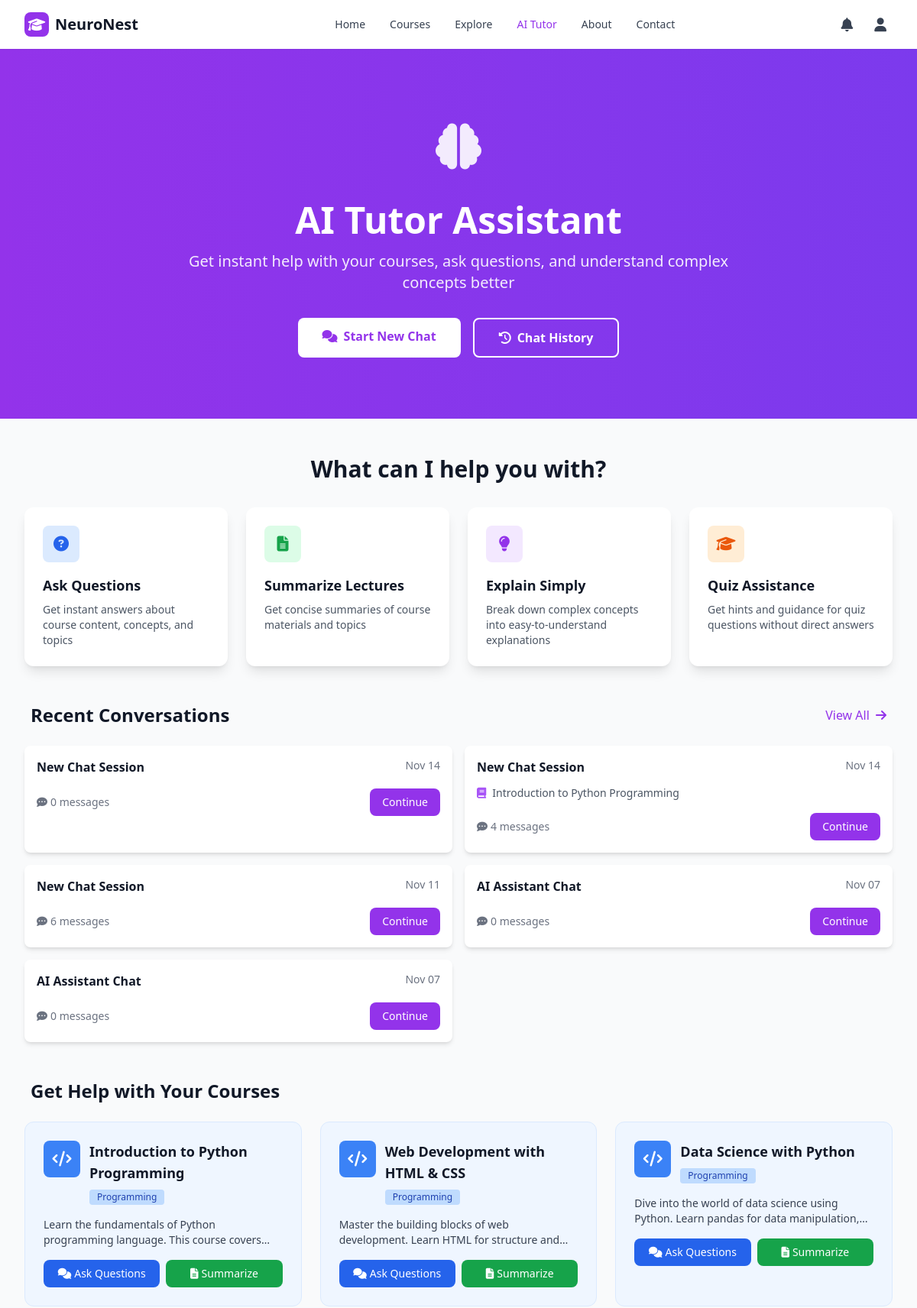
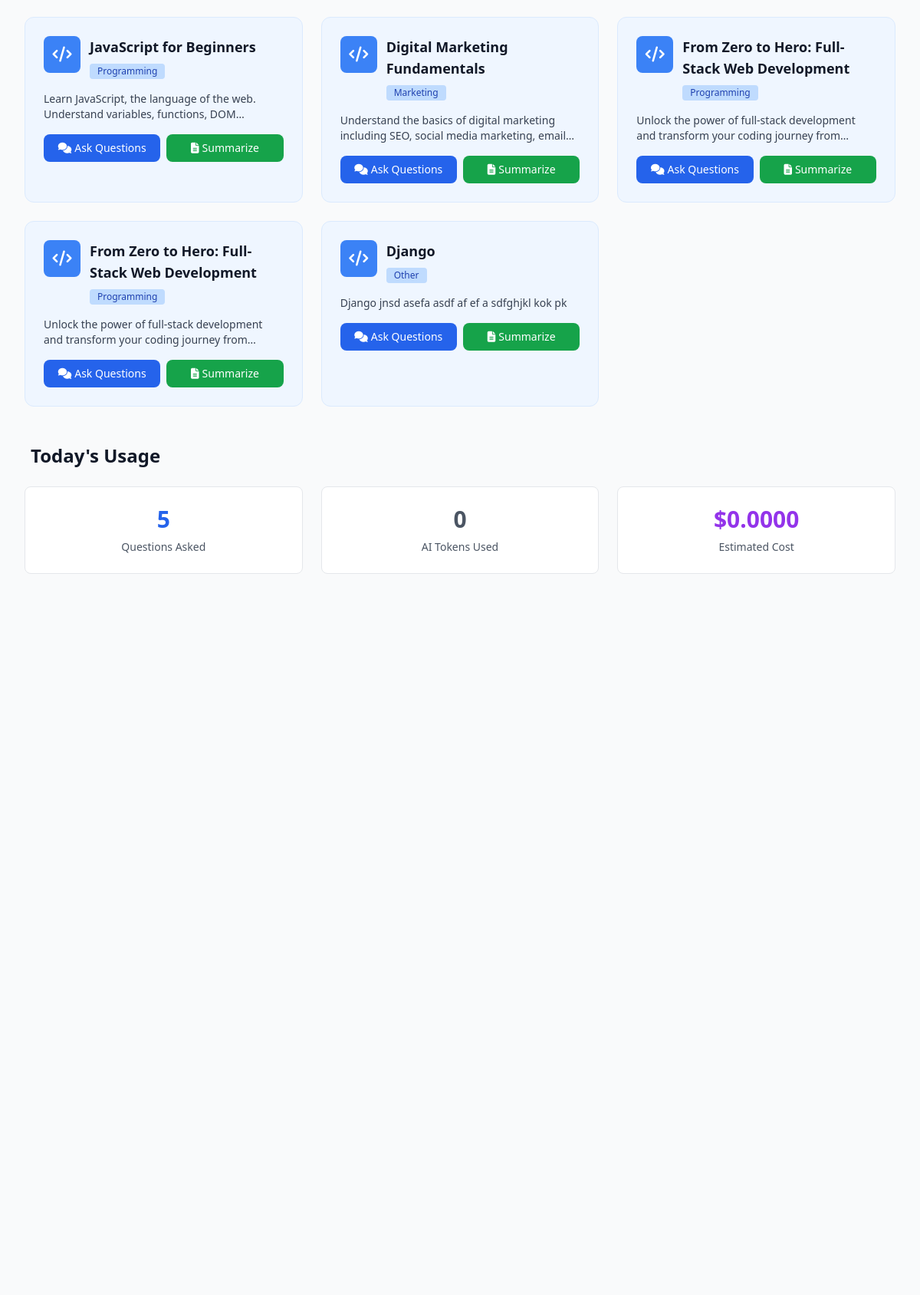
The page /tutor/ (signed in, upper part) on the database its author committed (2 pictures, top to bottom).
### tutor/models.py (models this page shows, shortened)
class ChatSession(models.Model):
    student = models.ForeignKey(User, on_delete=models.CASCADE, limit_choices_to={'role': 'student'})
    course = models.ForeignKey(Course, on_delete=models.CASCADE, null=True, blank=True)
    title = models.CharField(max_length=200, default="New Chat")
    created_at = models.DateTimeField(auto_now_add=True)
    updated_at = models.DateTimeField(auto_now=True)
    is_active = models.BooleanField(default=True)
    class Meta:
        ordering = ['-updated_at']
    def get_message_count(self):
        return self.messages.count()

class UsageStatistics(models.Model):
    user = models.ForeignKey(User, on_delete=models.CASCADE)
    date = models.DateField(auto_now_add=True)
    requests_count = models.IntegerField(default=0)
    tokens_used = models.IntegerField(default=0)
    estimated_cost = models.DecimalField(max_digits=10, decimal_places=4, default=0.0000)
    class Meta:
        unique_together = ('user', 'date')
        verbose_name = "Usage Statistics"
        verbose_name_plural = "Usage Statistics"

### courses/models.py (models this page shows, shortened)
class Course(models.Model):
    CATEGORY_CHOICES = [
        ('programming', 'Programming'),
        ('design', 'Design'),
        ('business', 'Business'),
        ('data_science', 'Data Science'),
        ('marketing', 'Marketing'),
        ('photography', 'Photography'),
        ('music', 'Music'),
        ('language', 'Language'),
        ('health', 'Health & Fitness'),
        ('other', 'Other'),
    ]
    title = models.CharField(max_length=200)
    description = models.TextField(blank=True)
    instructor = models.ForeignKey(User, on_delete=models.CASCADE, limit_choices_to={'role': 'instructor'})
    category = models.CharField(max_length=50, choices=CATEGORY_CHOICES, default='other')
    created_at = models.DateTimeField(auto_now_add=True)

### tutor/views.py (the view)
# urls.py: path('', views.tutor_dashboard, name='dashboard'),
@login_required
def tutor_dashboard(request):
    if request.user.role != 'student':
        messages.error(request, 'AI Tutor is available for students only.')
        return redirect('courses:course_list')
    recent_sessions = ChatSession.objects.filter(
        student=request.user,
        is_active=True
    )[:5]
    enrolled_courses = Course.objects.filter(
        enrollment__student=request.user
    ).distinct()
    from django.utils import timezone
    today = timezone.now().date()
    try:
        from .models import UsageStatistics
        daily_usage = UsageStatistics.objects.get(user=request.user, date=today)
    except UsageStatistics.DoesNotExist:
        daily_usage = None
    context = {
        'recent_sessions': recent_sessions,
        'enrolled_courses': enrolled_courses,
        'daily_usage': daily_usage,
    }
    return render(request, 'tutor/dashboard.html', context)

### tutor/templates/tutor/dashboard.html (shortened to what this page needs)
{% extends 'base/base.html' %}
{% block content %}
<div class="bg-gradient-to-r from-purple-600 to-violet-600 text-white py-12 sm:py-16 md:py-20">
    <div class="max-w-7xl mx-auto px-4 sm:px-6 lg:px-8">
        <div class="text-center">
            <div class="flex justify-center mb-4 sm:mb-6">
                <div class="w-16 h-16 sm:w-20 sm:h-20 md:w-24 md:h-24 flex items-center justify-center">
                    <i class="fas fa-brain text-4xl sm:text-5xl md:text-6xl text-white opacity-90"></i>
                </div>
            </div>
            <h1 class="text-3xl sm:text-4xl md:text-5xl font-bold mb-3 sm:mb-4 text-white px-2">AI Tutor Assistant</h1>
            <p class="text-base sm:text-lg md:text-xl text-white opacity-90 mb-6 sm:mb-8 max-w-3xl mx-auto px-4">
                Get instant help with your courses, ask questions, and understand complex concepts better
            </p>
            <div class="flex flex-col sm:flex-row gap-3 sm:gap-4 justify-center px-4">
                <a href="{% url 'tutor:new_chat' %}"
                    class="bg-white text-purple-600 px-6 py-3 sm:px-8 sm:py-3 rounded-lg font-semibold hover:bg-gray-100 hover:shadow-xl transition-all duration-300 transform hover:-translate-y-0.5 text-center text-sm sm:text-base active:scale-95">
                    <i class="fas fa-comments mr-2"></i>Start New Chat
                </a>
                <a href="{% url 'tutor:chat_history' %}"
                    class="border-2 border-white text-white px-6 py-3 sm:px-8 sm:py-3 rounded-lg font-semibold hover:bg-white hover:text-purple-600 hover:shadow-xl transition-all duration-300 transform hover:-translate-y-0.5 text-center text-sm sm:text-base active:scale-95">
                    <i class="fas fa-history mr-2"></i>Chat History
                </a>
            </div>
        </div>
    </div>
</div>
<div class="max-w-7xl mx-auto px-4 sm:px-6 lg:px-8 py-8 sm:py-12">
    <div class="mb-8 sm:mb-12">
        <h2 class="text-2xl sm:text-3xl font-bold text-gray-900 dark:text-white mb-6 sm:mb-8 text-center px-2">What can
            I help you with?</h2>
        <div class="grid grid-cols-1 sm:grid-cols-2 lg:grid-cols-4 gap-4 sm:gap-6">
            <div
                class="bg-white dark:bg-gray-800 rounded-xl p-5 sm:p-6 shadow-lg hover:shadow-2xl transition-all duration-300 transform hover:-translate-y-1">
                <div
                    class="w-10 h-10 sm:w-12 sm:h-12 bg-blue-100 dark:bg-blue-900 rounded-lg flex items-center justify-center mb-3 sm:mb-4">
                    <i class="fas fa-question-circle text-blue-600 dark:text-blue-400 text-lg sm:text-xl"></i>
                </div>
                <h3 class="text-base sm:text-lg font-semibold text-gray-900 dark:text-white mb-2">Ask Questions</h3>
                <p class="text-gray-600 dark:text-gray-300 text-xs sm:text-sm">Get instant answers about course content,
                    concepts,
                    and topics</p>
            </div>
            <div
                class="bg-white dark:bg-gray-800 rounded-xl p-5 sm:p-6 shadow-lg hover:shadow-2xl transition-all duration-300 transform hover:-translate-y-1">
                <div
                    class="w-10 h-10 sm:w-12 sm:h-12 bg-green-100 dark:bg-green-900 rounded-lg flex items-center justify-center mb-3 sm:mb-4">
                    <i class="fas fa-file-alt text-green-600 dark:text-green-400 text-lg sm:text-xl"></i>
                </div>
                <h3 class="text-base sm:text-lg font-semibold text-gray-900 dark:text-white mb-2">Summarize Lectures
                </h3>
                <p class="text-gray-600 dark:text-gray-300 text-xs sm:text-sm">Get concise summaries of course materials
                    and topics
                </p>
            </div>
            <div
                class="bg-white dark:bg-gray-800 rounded-xl p-5 sm:p-6 shadow-lg hover:shadow-2xl transition-all duration-300 transform hover:-translate-y-1">
                <div
                    class="w-10 h-10 sm:w-12 sm:h-12 bg-purple-100 dark:bg-purple-900 rounded-lg flex items-center justify-center mb-3 sm:mb-4">
                    <i class="fas fa-lightbulb text-purple-600 dark:text-purple-400 text-lg sm:text-xl"></i>
                </div>
                <h3 class="text-base sm:text-lg font-semibold text-gray-900 dark:text-white mb-2">Explain Simply</h3>
                <p class="text-gray-600 dark:text-gray-300 text-xs sm:text-sm">Break down complex concepts into
                    easy-to-understand
                    explanations</p>
            </div>
            <div
                class="bg-white dark:bg-gray-800 rounded-xl p-5 sm:p-6 shadow-lg hover:shadow-2xl transition-all duration-300 transform hover:-translate-y-1">
                <div
                    class="w-10 h-10 sm:w-12 sm:h-12 bg-orange-100 dark:bg-orange-900 rounded-lg flex items-center justify-center mb-3 sm:mb-4">
                    <i class="fas fa-graduation-cap text-orange-600 dark:text-orange-400 text-lg sm:text-xl"></i>
                </div>
                <h3 class="text-base sm:text-lg font-semibold text-gray-900 dark:text-white mb-2">Quiz Assistance</h3>
                <p class="text-gray-600 dark:text-gray-300 text-xs sm:text-sm">Get hints and guidance for quiz questions
                    without
                    direct answers</p>
            </div>
        </div>
    </div>
    {% if recent_sessions %}
    <div class="mb-8 sm:mb-12">
        <div class="flex items-center justify-between mb-4 sm:mb-6 px-2">
            <h2 class="text-xl sm:text-2xl font-bold text-gray-900 dark:text-white">Recent Conversations</h2>
            <a href="{% url 'tutor:chat_history' %}"
                class="text-purple-600 hover:text-purple-700 dark:text-purple-400 dark:hover:text-purple-300 font-medium transition-colors duration-300 text-sm sm:text-base">
                View All <i class="fas fa-arrow-right ml-1"></i>
            </a>
        </div>
        <div class="grid grid-cols-1 md:grid-cols-2 gap-3 sm:gap-4">
            {% for session in recent_sessions %}
            <div
                class="bg-white dark:bg-gray-800 rounded-lg p-4 shadow-md hover:shadow-xl transition-all duration-300 transform hover:-translate-y-1">
                <div class="flex items-start justify-between mb-3">
                    <h3 class="text-base font-semibold text-gray-900 dark:text-white">{{ session.title }}</h3>
                    <span class="text-sm text-gray-500 dark:text-gray-400 ml-2 flex-shrink-0">{{ session.updated_at|date:"M d" }}</span>
                </div>
                {% if session.course %}
                <div class="flex items-center mb-3">
                    <i class="fas fa-book text-purple-500 dark:text-purple-400 mr-2 text-sm"></i>
                    <span class="text-sm text-gray-600 dark:text-gray-300">{{ session.course.title }}</span>
                </div>
                {% endif %}
                <div class="flex items-center justify-between mt-4">
                    <span class="text-sm text-gray-500 dark:text-gray-400">
                        <i class="fas fa-comment-dots mr-1"></i>{{ session.get_message_count }} message{{ session.get_message_count|pluralize }}
                    </span>
                    <a href="{% url 'tutor:chat_session' session.id %}"
                        class="bg-purple-600 text-white px-4 py-2 rounded-lg hover:bg-purple-700 transition-all duration-300 hover:shadow-lg text-sm font-medium transform hover:-translate-y-0.5">
                        Continue
                    </a>
                </div>
            </div>
            {% endfor %}
        </div>
    </div>
    {% endif %}
    {% if enrolled_courses %}
    <div class="mb-8 sm:mb-12">
        <h2 class="text-xl sm:text-2xl font-bold text-gray-900 dark:text-white mb-4 sm:mb-6 px-2">Get Help with Your
            Courses</h2>
        <div class="grid grid-cols-1 md:grid-cols-2 lg:grid-cols-3 gap-4 sm:gap-6">
            {% for course in enrolled_courses %}
            <div
                class="bg-blue-50 dark:bg-blue-900/20 rounded-xl p-6 border border-blue-100 dark:border-blue-800 hover:shadow-xl transition-all duration-300 transform hover:-translate-y-1">
                <div class="flex items-start mb-4">
                    <div class="w-12 h-12 bg-blue-500 rounded-lg flex items-center justify-center mr-3 flex-shrink-0">
                        <i class="fas fa-code text-white text-xl"></i>
                    </div>
                    <div class="flex-1 min-w-0">
                        <h3 class="text-lg font-semibold text-gray-900 dark:text-white mb-1">{{ course.title }}</h3>
                        <span
                            class="inline-block bg-blue-200 dark:bg-blue-700 text-blue-800 dark:text-blue-200 text-xs font-medium px-2.5 py-0.5 rounded">
                            {{ course.get_category_display }}
                        </span>
                    </div>
                </div>
                <p class="text-gray-700 dark:text-gray-300 text-sm mb-4 line-clamp-2">
                    {{ course.description|truncatewords:15 }}
                </p>
                <div class="flex gap-2">
                    <button onclick="startCourseChat({{ course.id }}, '{{ course.title|escapejs }}')"
                        class="flex-1 bg-blue-600 text-white px-4 py-2 rounded-lg hover:bg-blue-700 transition-all duration-300 hover:shadow-lg text-sm font-medium transform hover:-translate-y-0.5">
                        <i class="fas fa-comments mr-1"></i>Ask Questions
                    </button>
                    <button onclick="summarizeCourse({{ course.id }}, '{{ course.title|escapejs }}')"
                        class="flex-1 bg-green-600 text-white px-4 py-2 rounded-lg hover:bg-green-700 transition-all duration-300 hover:shadow-lg text-sm font-medium transform hover:-translate-y-0.5">
                        <i class="fas fa-file-alt mr-1"></i>Summarize
                    </button>
                </div>
            </div>
            {% endfor %}
        </div>
    </div>
    {% endif %}
    <div class="mb-8 sm:mb-12">
        <h2 class="text-xl sm:text-2xl font-bold text-gray-900 dark:text-white mb-4 sm:mb-6 px-2">Today's Usage</h2>
        <div class="grid grid-cols-1 sm:grid-cols-3 gap-4 sm:gap-6">
            <div
                class="bg-white dark:bg-gray-800 rounded-lg p-4 sm:p-6 border border-gray-200 dark:border-gray-700 hover:shadow-xl transition-all duration-300 transform hover:-translate-y-1">
                <div class="text-center">
                    <div class="text-2xl sm:text-3xl font-bold text-blue-600 dark:text-blue-400 mb-1 sm:mb-2">
                        {% if daily_usage %}{{ daily_usage.requests_count }}{% else %}0{% endif %}
                    </div>
                    <div class="text-xs sm:text-sm text-gray-600 dark:text-gray-400">Questions Asked</div>
                </div>
            </div>
            <div
                class="bg-white dark:bg-gray-800 rounded-lg p-4 sm:p-6 border border-gray-200 dark:border-gray-700 hover:shadow-xl transition-all duration-300 transform hover:-translate-y-1">
                <div class="text-center">
                    <div class="text-2xl sm:text-3xl font-bold text-gray-600 dark:text-gray-400 mb-1 sm:mb-2">
                        {% if daily_usage %}{{ daily_usage.tokens_used|floatformat:0 }}{% else %}0{% endif %}
                    </div>
                    <div class="text-xs sm:text-sm text-gray-600 dark:text-gray-400">AI Tokens Used</div>
                </div>
            </div>
            <div
                class="bg-white dark:bg-gray-800 rounded-lg p-4 sm:p-6 border border-gray-200 dark:border-gray-700 hover:shadow-xl transition-all duration-300 transform hover:-translate-y-1">
                <div class="text-center">
                    <div class="text-2xl sm:text-3xl font-bold text-purple-600 dark:text-purple-400 mb-1 sm:mb-2">
                        ${% if daily_usage %}{{ daily_usage.estimated_cost|floatformat:4 }}{% else %}0.0000{% endif %}
                    </div>
                    <div class="text-xs sm:text-sm text-gray-600 dark:text-gray-400">Estimated Cost</div>
                </div>
            </div>
        </div>
    </div>
</div>
{% endblock %}

### elearning/static/elearning/css/custom.css (style rules this page uses)
.transition-colors { transition: background-color 0.2s ease, color 0.2s ease; }
* { scrollbar-width: thin; scrollbar-color: #9ca3af #f3f4f6; }
html { scroll-behavior: smooth; }

### elearning/templates/base/base.html (style rules this page uses)
button { -webkit-tap-highlight-color: transparent; user-select: none; }
html { scroll-behavior: smooth; }

### rows shown on the page
ChatSession: title "New Chat Session", updated_at "Nov 14", get_message_count "0"
ChatSession: title "New Chat Session", updated_at "Nov 14", course "Introduction to Python Programming", get_message_count "4"
ChatSession: title "New Chat Session", updated_at "Nov 11", get_message_count "6"
ChatSession: title "AI Assistant Chat", updated_at "Nov 07", get_message_count "0"
ChatSession: title "AI Assistant Chat", updated_at "Nov 07", get_message_count "0"
Course: title "Introduction to Python Programming", category "Programming", description "Learn the fundamentals of Python programming language. This course…"
Course: title "Web Development with HTML & CSS", category "Programming", description "Master the building blocks of web development. Learn HTML for structure…"
Course: title "Data Science with Python", category "Programming", description "Dive into the world of data science using Python. Learn pandas for data…"
Course: title "JavaScript for Beginners", category "Programming", description "Learn JavaScript, the language of the web. Understand variables, functions,…"
Course: title "Digital Marketing Fundamentals", category "Marketing", description "Understand the basics of digital marketing including SEO, social media marketing,…"
Course: title "From Zero to Hero: Full-Stack Web Development", category "Programming", description "Unlock the power of full-stack development and transform your coding journey…"
Course: title "From Zero to Hero: Full-Stack Web Development", category "Programming", description "Unlock the power of full-stack development and transform your coding journey…"
Course: title "Django", category "Other", description "Django jnsd asefa asdf af ef a sdfghjkl kok pk"
UsageStatistics: requests_count "5", tokens_used "0", estimated_cost "0.0000"
